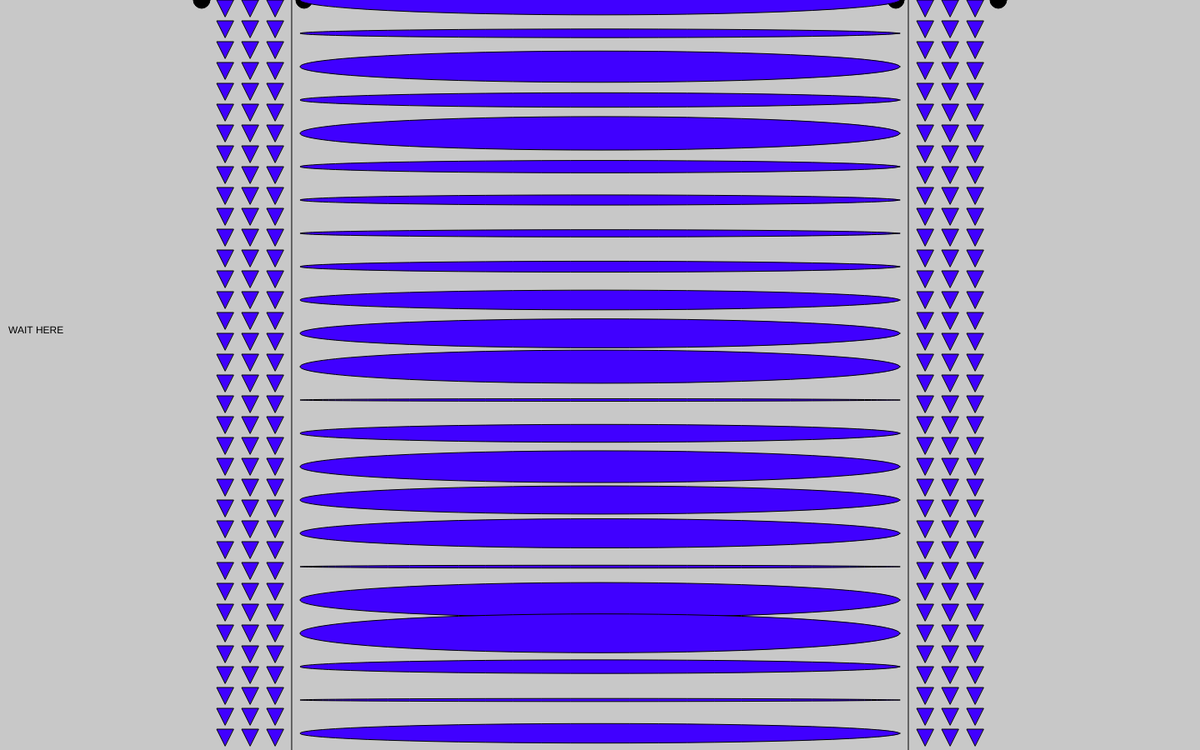
Frame 1 (no input)
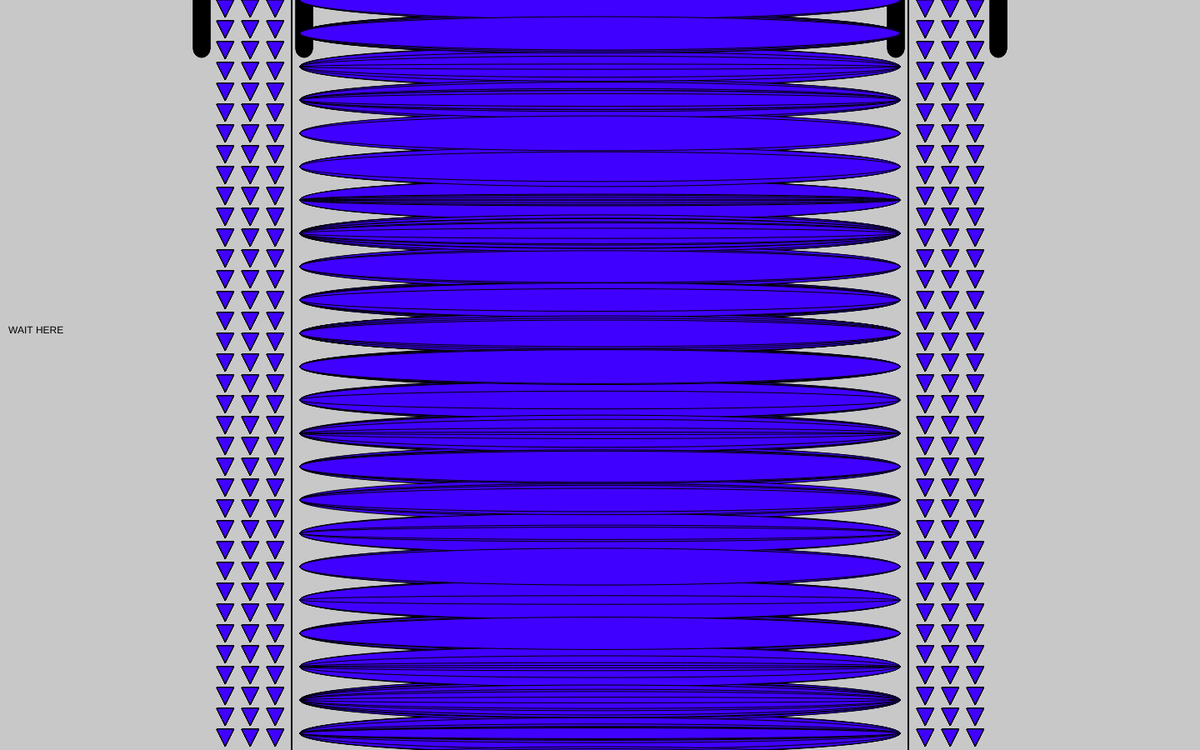
Frame 60 (no input)
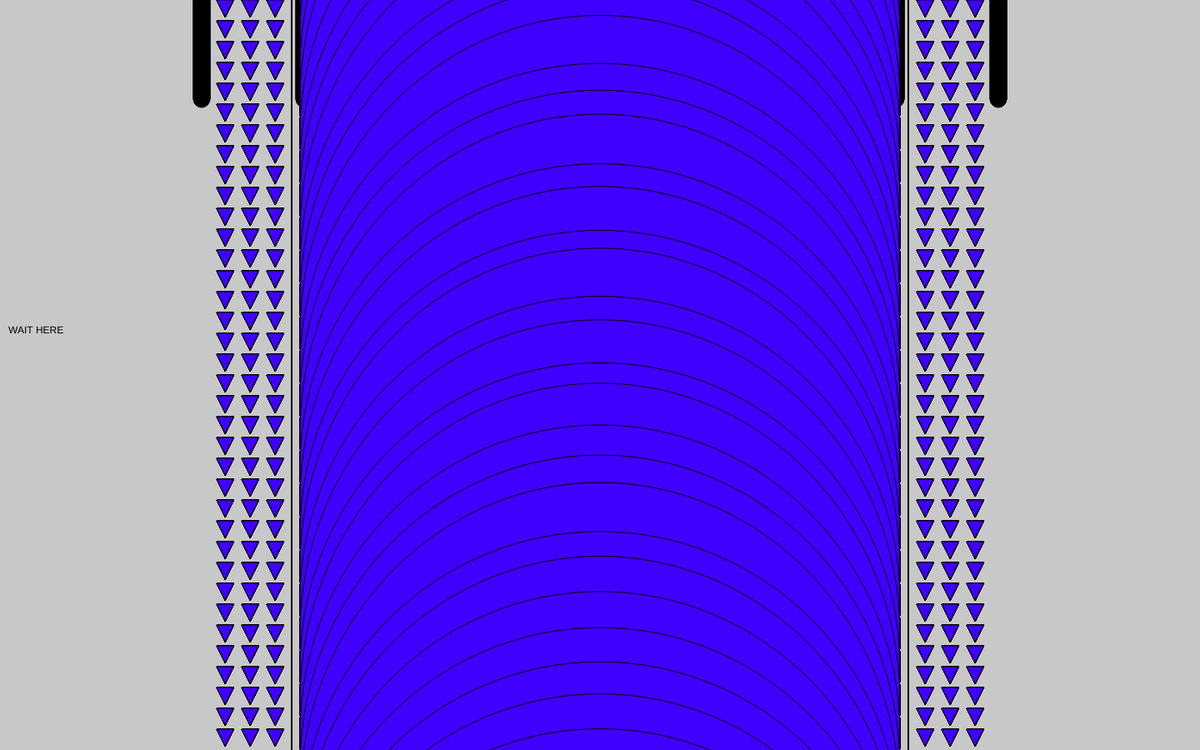
Frame 120 (the mouse pressed at the canvas centre since frame 60)

The p5.js sketch that drew these frames (run headless with seeded random() and noise() and a simulated clock; from frame 60 on, the mouse is pressed at the canvas centre):

// p5.js sketch
// ── sketch.js
var circleY;
var col = 0;

function setup() {

  createCanvas( 1440, 900);
  background(200);
  circleY=0;
  colorMode(HSB);
  fill(0);
  text ("WAIT HERE", 10, 400);

}

// a selective background underneath the balls
function draw() {
linesballs();
  circles();
  triangles();

}

//LINES  
function linesballs() { 
  line(350, 0, 350, 900);
  line(1090, 0, 1090, 900);
  fill(0);
  ellipse(365, circleY, 20, 20);
  ellipse(1075, circleY, 20, 20);
  ellipse(242, circleY, 20, 20);
  ellipse(1198, circleY, 20, 20);
  circleY=circleY+1;
}


//CIRCLES
function circles() {  
  for (var i=0; i<100; i++) {
    var r=random(50);
    fill(255, 255, 255);
    ellipse(720, i*40, width/2, mouseX+r);
    //320 mouseX+r
  }
}

 //TRIANGLES
function triangles() {
  for (var y=0; y < height; y=y+25) {
    //right side
    //add another repeat line
    //for(int i=0; 
    triangle(330, y+20, 320, y, 340, y);
    triangle(300, y+20, 290, y, 310, y);
    triangle(270, y+20, 260, y, 280, y);
    //left side
    triangle(1110, y+20, 1100, y, 1120, y);
    triangle(1140, y+20, 1130, y, 1150, y);
    triangle(1170, y+20, 1160, y, 1180, y);
  }
}

function mousePressed() {
  col+=20;
  col%=255;
  //println(col);
}
